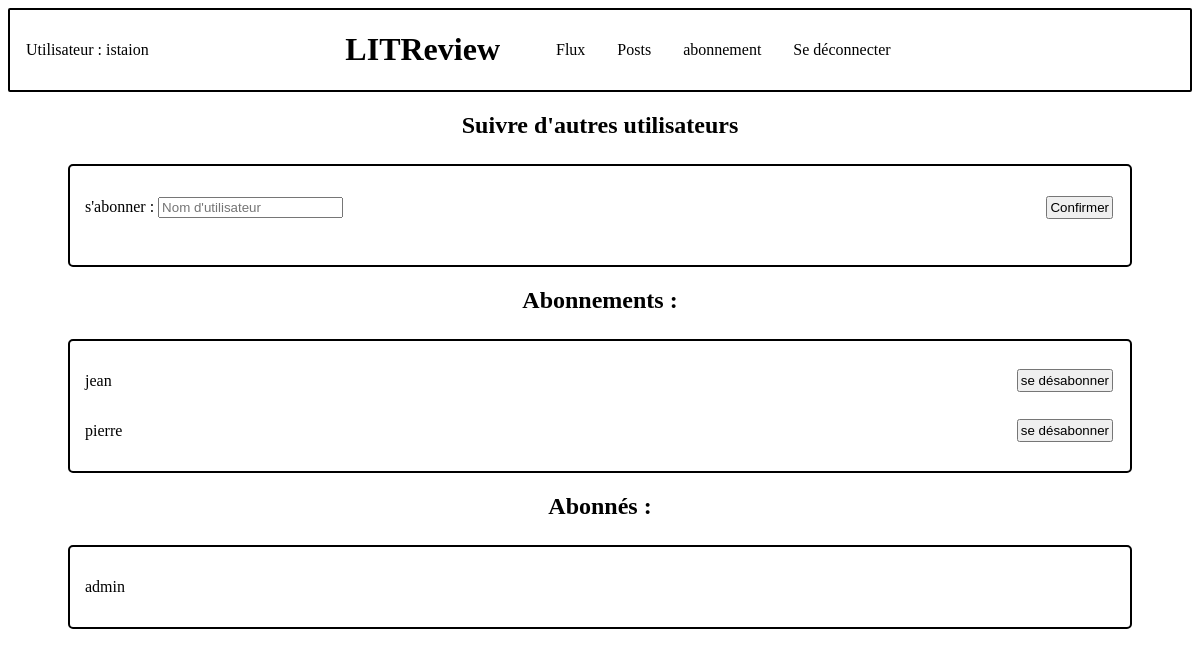
The app's page /follow-users/ (signed in), older data.
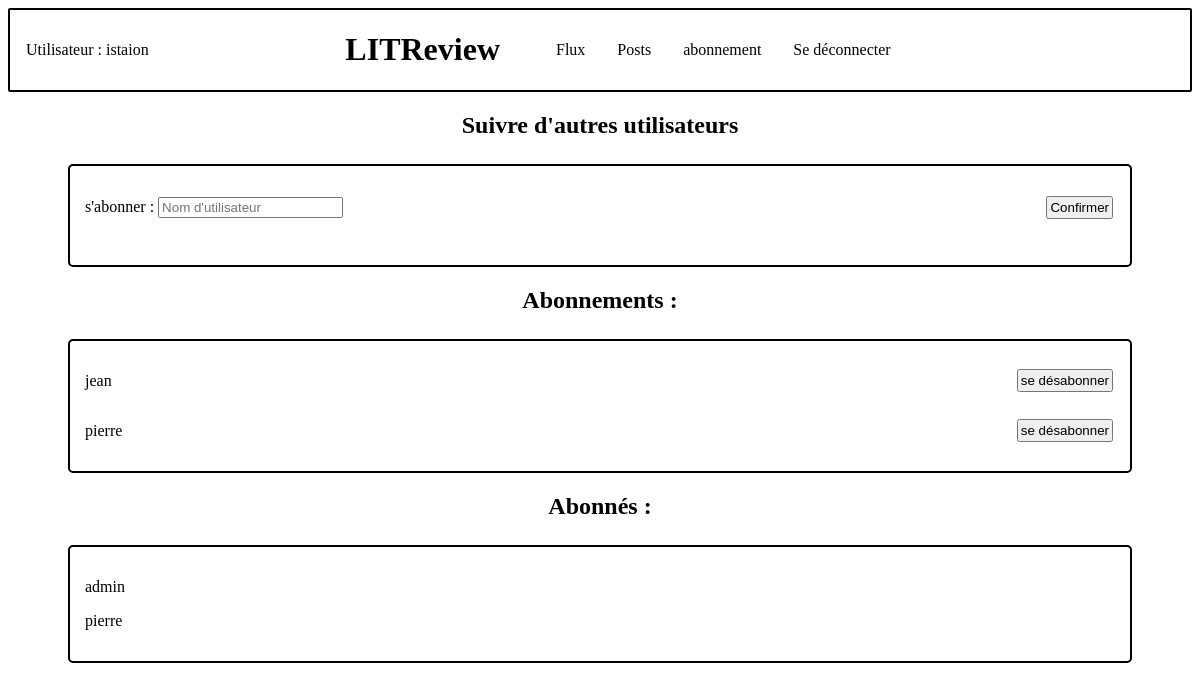
The same page, newer data.
### review/models.py (models this page shows, shortened)
class UserFollows(models.Model):
    user = models.ForeignKey(
        to=settings.AUTH_USER_MODEL, on_delete=models.CASCADE, related_name='following')
    followed_user = models.ForeignKey(
        to=settings.AUTH_USER_MODEL, on_delete=models.CASCADE, related_name='followed_by')
    class Meta:
        unique_together = ('user', 'followed_user', )

### authentication/models.py (models this page shows)
class User(AbstractUser):
    follows = models.ManyToManyField('self',
                                     through='review.UserFollows',
                                     symmetrical=False,
                                     related_name='followed')

### review/views.py (the view)
# urls.py: path('follow-users/', review.views.follow_users, name='follow_users'),
@login_required
def follow_users(request):
    following = request.user.following.all()
    followed_by = request.user.followed_by.all()
    follow_form = forms.UserFollowsForm(request_user=request.user)
    if request.method == 'POST':
        follow_form = forms.UserFollowsForm(request.POST, request_user=request.user)
        if follow_form.is_valid():
            follow_form.save()
            return redirect('follow_users')
    context = {
        'follow_form': follow_form,
        'following': following,
        'followed_by': followed_by,
    }
    return render(request, 'review/follow_users.html', context=context)

### review/forms.py (shortened to what this page needs)
class UserFollowsForm(forms.ModelForm):
    def __init__(self, *args, **kwargs):
        self.user = kwargs.pop(
            'request_user')
        super(UserFollowsForm, self).__init__(*args, **kwargs)
    followed_user = forms.CharField(
        max_length=200, widget=forms.TextInput(attrs={"placeholder": "Nom d'utilisateur"}), label="s'abonner"
    )
    class Meta:
        model = models.UserFollows
        fields = ["followed_user", "user"]
        exclude = ["user"]

### review/templates/review/follow_users.html (shortened to what this page needs)
{% extends 'base.html' %}
{% block content %}
    <h2>Suivre d'autres utilisateurs</h2>
    <div class="add_user">
        <form method="post">
            {{ follow_form.as_p }}
            <button type="submit" >Confirmer</button>
        </form>
    </div>
    <h2>Abonnements :</h2>
     <div class="user_follow">
         {% for follow in following %}
            <div>
                <p>{{follow.followed_user.username}}</p>
                <button><a href="{% url 'stop_follow' follow.id %}">se désabonner</a></button>
            </div>
         {% endfor %}
     </div>
    <h2>Abonnés :</h2>
     <div class="user_follow">
         {% for follow in followed_by %}
            <p>{{follow.user.username}}<p>
         {% endfor %}
     </div>
{% endblock content %}

Row changes from the older to the newer data that the page shows:
added UserFollows: user.username "pierre", shown under "Abonnés :"
